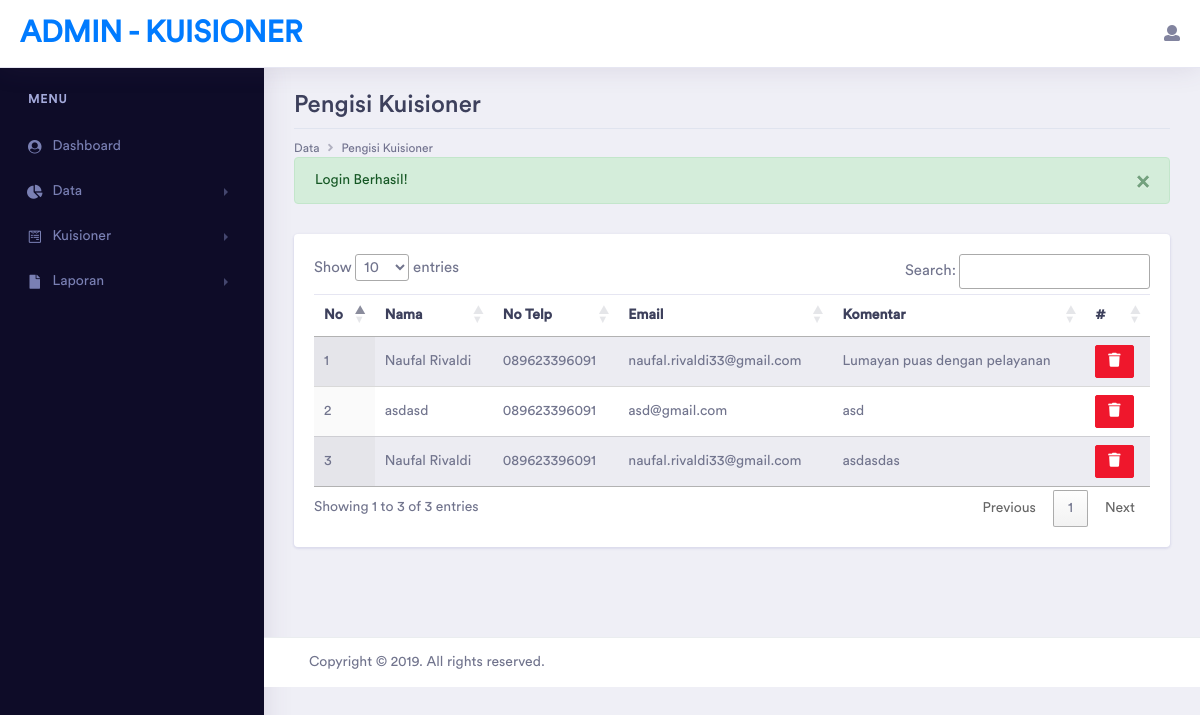
The page /backend/user.php (signed in) on the database its author committed.
### tables this page shows
CREATE TABLE `tb_komen` (
  `id_komen` int(11) NOT NULL,
  `deskripsi` text,
  `id_user` int(11) DEFAULT NULL
);

CREATE TABLE `tb_user` (
  `id_user` int(11) NOT NULL,
  `nama` varchar(50) DEFAULT NULL,
  `no_telp` varchar(15) DEFAULT NULL,
  `email` varchar(50) DEFAULT NULL
);

### backend/user.php (the view, shortened to what this page needs)
<?php
    require "../helper/fungsi.php";
    require "proses/koneksi.php";
?>
<!doctype html>
<html lang="en">
<head>
    <?php require "header.php" ?>
</head>
<body>
    <div class="dashboard-main-wrapper">
        <?php require "navbar.php" ?>
        <?php require "sidebar.php" ?>
        <div class="dashboard-wrapper">
            <div class="dashboard-ecommerce">
                <div class="container-fluid dashboard-content ">
                    <div class="row">
                        <div class="col-xl-12 col-lg-12 col-md-12 col-sm-12 col-12">
                            <div class="page-header">
                                <h2 class="pageheader-title">Pengisi Kuisioner </h2>
                                <div class="page-breadcrumb">
                                    <nav aria-label="breadcrumb">
                                        <ol class="breadcrumb">
                                            <li class="breadcrumb-item" aria-current="page">Data</li>
                                            <li class="breadcrumb-item active" aria-current="page">Pengisi Kuisioner</li>
                                        </ol>
                                    </nav>
                                </div>
                            </div>
                        </div>
                    </div>
                    <div class="row">
                        <div class="col-md-12">
                            <div class="card">
                                <div class="card-body">
                                    <div class="table-responsive">
                                        <table class="table table-striped display">
                                            <thead>
                                                <tr>
                                                    <th>No</th>
                                                    <th>Nama</th>
                                                    <th>No Telp</th>
                                                    <th>Email</th>
                                                    <th>Komentar</th>
                                                    <th>#</th>
                                                </tr>
                                            </thead>
                                            <tbody>
                                                <?php
                                                    $no = 1;
                                                    $sql = "SELECT tb_user.id_user, tb_user.nama, tb_user.no_telp, tb_user.email, tb_komen.deskripsi FROM tb_user INNER JOIN tb_komen ON tb_user.id_user = tb_komen.id_user";
                                                    $query = $con->query($sql);
                                                    if(isset($query)){
                                                        foreach($query as $row){
                                                ?>
                                                <tr>
                                                    <td><?= $no++; ?></td>
                                                    <td><?= $row['nama']; ?></td>
                                                    <td><?= $row['no_telp']; ?></td>
                                                    <td><?= $row['email'] ?></td>
                                                    <td><?= $row['deskripsi'] ?></td>
                                                    <td>
                                                        <?php if($_SESSION['level'] == '1'): ?>
                                                        <a href="proses/delete/delete-user.php?id=<?= $row['id_user'] ?>" class="btn btn-danger btn-sm" onclick="return confirm('Hapus data secara permanen?');" ><i class="fas fa-trash"></i></a>
                                                        <?php endif ?>
                                                    </td>
                                                </tr>
                                                <?php
                                                        }
                                                    }
                                                ?>
                                            </tbody>
                                        </table>
                                    </div>
                                </div>
                            </div>
                        </div>
                    </div>
                </div>
            </div>
            <?php require "footer.php" ?>
        </div>
    </div>
</body>
</html>

### rows shown on the page
tb_komen: id_user.nama "Naufal Rivaldi", id_user.no_telp "089623396091", id_user.email "naufal.rivaldi33@gmail.com", deskripsi "Lumayan puas dengan pelayanan"
tb_komen: id_user.nama "asdasd", id_user.no_telp "089623396091", id_user.email "asd@gmail.com", deskripsi "asd"
tb_komen: id_user.nama "Naufal Rivaldi", id_user.no_telp "089623396091", id_user.email "naufal.rivaldi33@gmail.com", deskripsi "asdasdas"

### other values the page prints
$text "Login Berhasil!"
